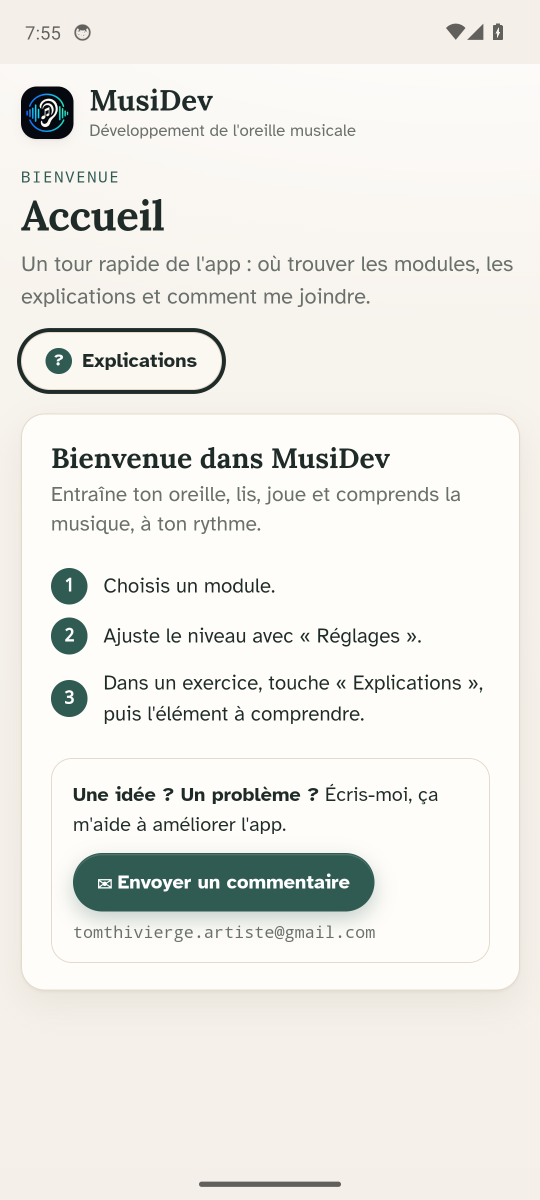
#> input picture 01-accueil.png, 1080 x 2400 px (shown at 1/2 size)
$ python an.py ../01-accueil.png
#> lines starting #> are read from the running program, lines starting #| are printed output that depends on the picture; after the words box and inside, x2 and y2 are one past the last pixel; in counts of white or black regions, pixels touching at a corner belong together
import numpy as np, sys
from PIL import Image
from scipy import ndimage as nd
def load(p):
#> called with p = '../01-accueil.png'
    return np.asarray(Image.open(p).convert('RGB')).astype(int)
def diagrams(a):
    dark=a.max(2)<110
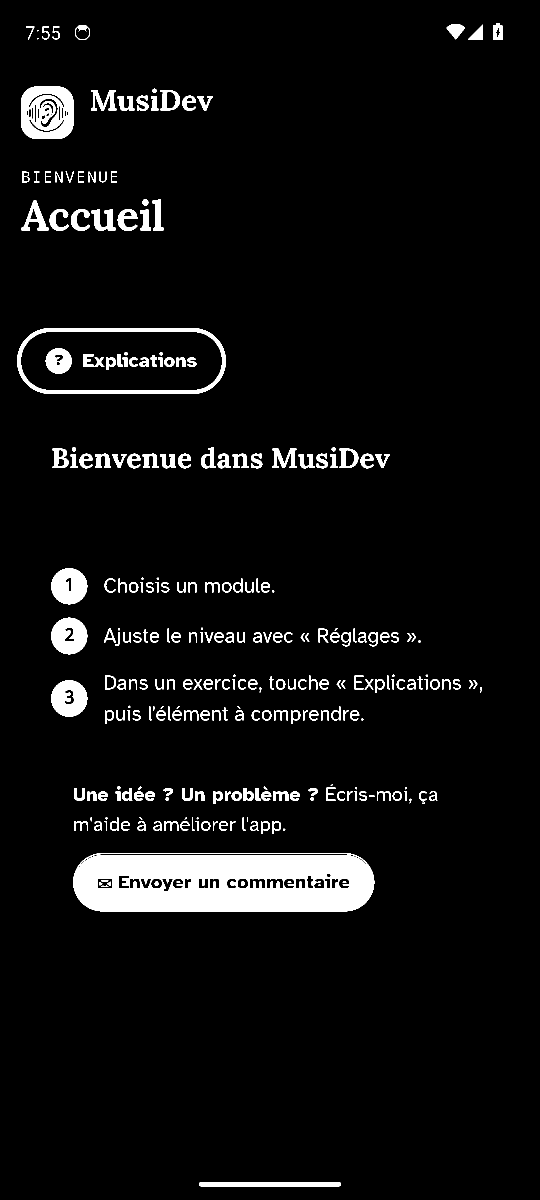
#> dark: shape (2400, 1080) bool (shown at 1/2 size); 5.4% white; 275 white regions (31 under 20 px), largest, box (x1, y1, x2, y2) and area: (146, 1706, 749, 1823) 59770, (42, 173, 147, 278) 8265, (34, 656, 452, 788) 7540
    H,W=dark.shape
#> H = 2400; W = 1080
    col=dark.sum(0)
#> col = 1080 values, max 420 at index 128, min 0 at index 0, mean 130.2
    # vertical lines: columns with long dark runs
    cand=[x for x in range(W) if col[x]>0.55*H]
#> cand = []
    groups=[]
    for x in cand:
        if groups and x-groups[-1][-1]<=3: groups[-1].append(x)
        else: groups.append([x])
#> this loop made 0 passes
#> after the loop, groups = []
    out=[]
    for g in groups:
        vx=sum(g)/len(g)
        # horizontal line: row with longest dark run crossing vx
        best=None
        for y in range(H):
            if not dark[y,int(vx)]: continue
            l=int(vx);r=int(vx)
            while l>0 and dark[y,l-1]: l-=1
            while r<W-1 and dark[y,r+1]: r+=1
            if best is None or r-l>best[0]: best=(r-l,y,l,r)
        out.append(dict(vx=vx,hy=best[1],hl=best[2],hr=best[3]))
#> after the loop, out = []
    return out
def comps(a,d,x0,x1):
    dark=a.max(2)<110
    sub=~dark.copy(); sub[:, :max(0,int(x0))]=False; sub[:, int(x1):]=False
    lab,n=nd.label(sub)
    res=[]
    for i in range(1,n+1):
        m=lab==i; ys,xs=np.nonzero(m); N=len(xs)
        if N<20 or N>20000: continue
        px=a[m]
        blue=((px[:,2]>180)&(px[:,0]<90)).mean(); red=((px[:,0]>180)&(px[:,2]<90)).mean()
        res.append(dict(cx=xs.mean()-d['vx'],cy=ys.mean()-d['hy'],n=N,blue=blue,red=red,bb=(xs.min()-d['vx'],ys.min()-d['hy'],xs.max()-d['vx'],ys.max()-d['hy']),lab=i))
    return res,lab
if __name__=='__main__':
    a=load(sys.argv[1]); ds=diagrams(a); print(ds)
#> after `ds = diagrams(a)`: ds = []
    for k,d in enumerate(ds):
        x0=0 if k==0 else (ds[k-1]['vx']+d['vx'])/2+40
        x1=a.shape[1] if k==len(ds)-1 else (d['vx']+ds[k+1]['vx'])/2+40
        for c in comps(a,d,x0,x1)[0]: print(k,round(c['cx']),round(c['cy']),c['n'],round(c['blue'],2),round(c['red'],2),[round(v) for v in c['bb']])

$ run again, on 03-boite-a-rythmes.png
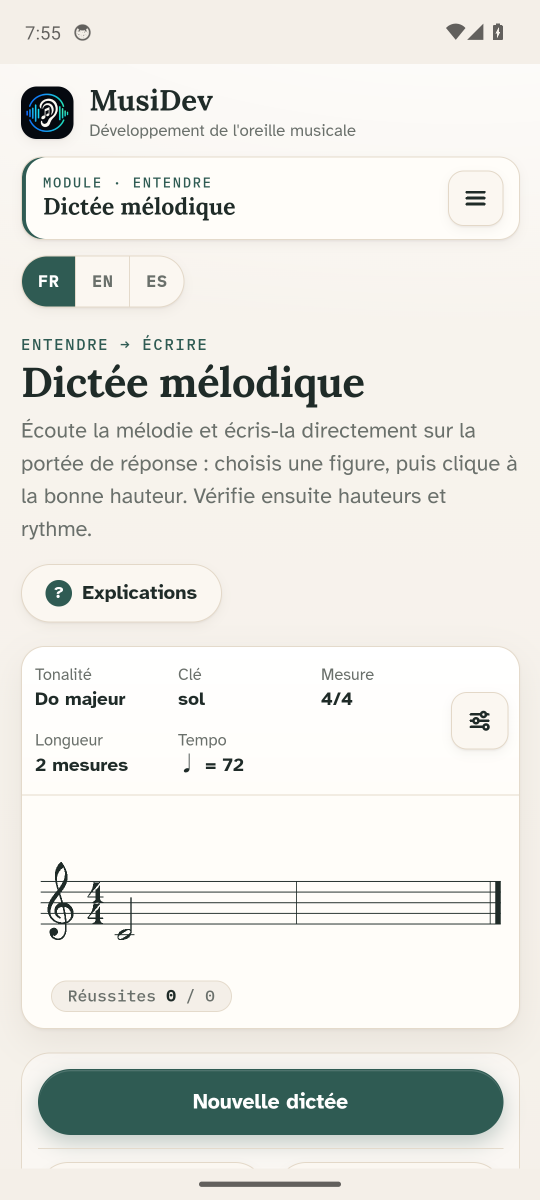
#> input picture 03-boite-a-rythmes.png, 1080 x 2400 px (shown at 1/2 size)
#> in diagrams, `dark=a.max(2)<110`:
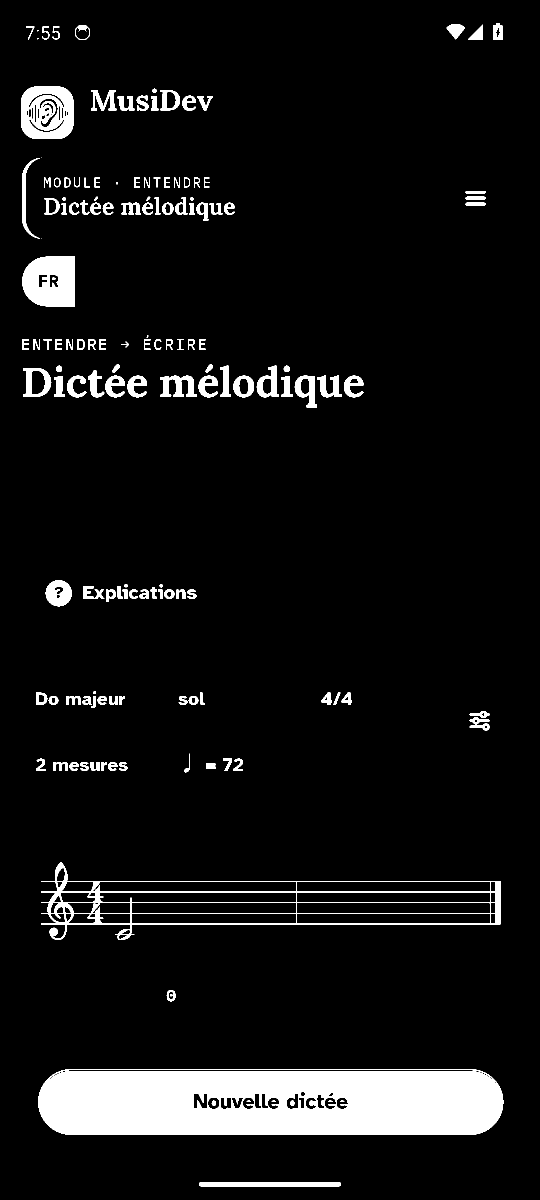
#> dark: shape (2400, 1080) bool (shown at 1/2 size); 7.2% white; 152 white regions (6 under 20 px), largest, box (x1, y1, x2, y2) and area: (76, 2138, 1007, 2270) 112277, (82, 1724, 1002, 1880) 12904, (44, 513, 150, 613) 8857
#> col = 1080 values, max 532 at index 113, min 0 at index 0, mean 173.8
#> cand = []

$ run again, on 04-accordeur.png
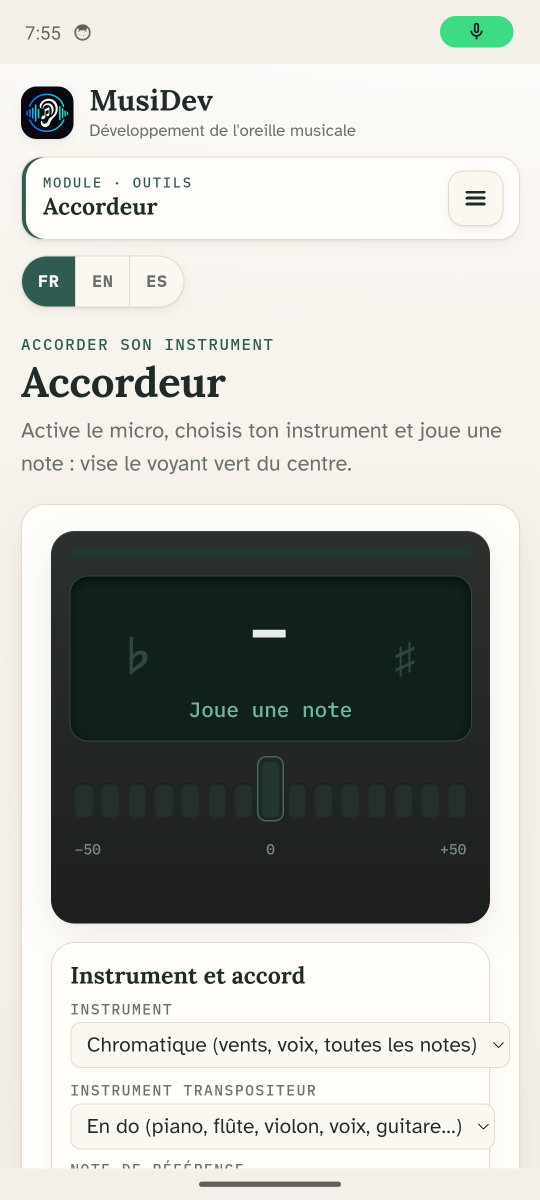
#> input picture 04-accordeur.png, 1080 x 2400 px (shown at 1/2 size)
#> in diagrams, `dark=a.max(2)<110`:
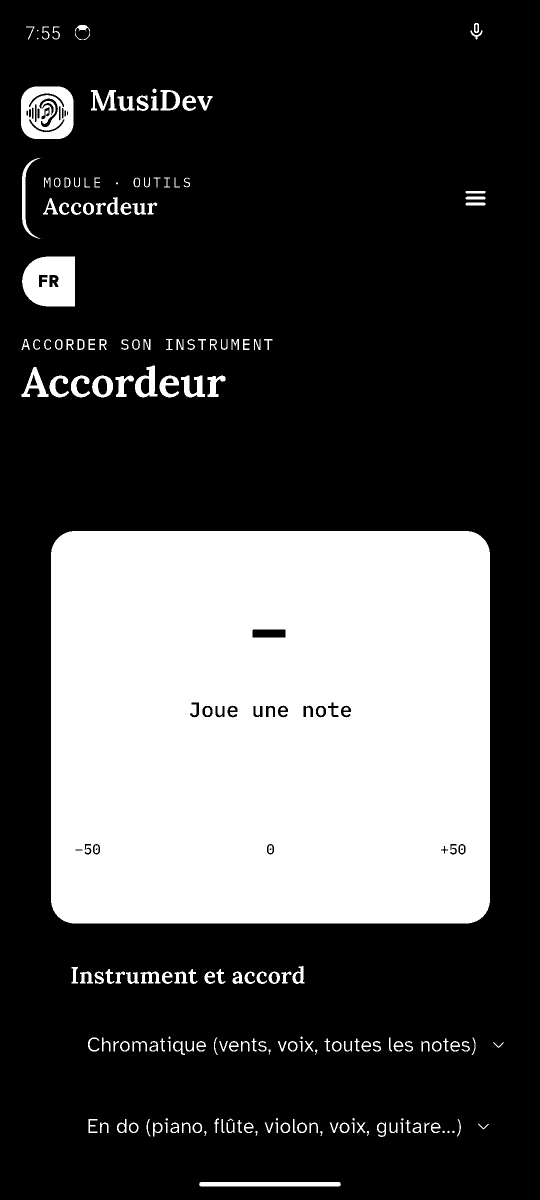
#> dark: shape (2400, 1080) bool (shown at 1/2 size); 28.5% white; 192 white regions (14 under 20 px), largest, box (x1, y1, x2, y2) and area: (102, 1062, 980, 1847) 682142, (44, 513, 150, 613) 8857, (42, 173, 147, 278) 8265
#> col = 1080 values, max 1028 at index 133, min 0 at index 0, mean 684.5
#> cand = []

$ run again, on 05-vocalises.png
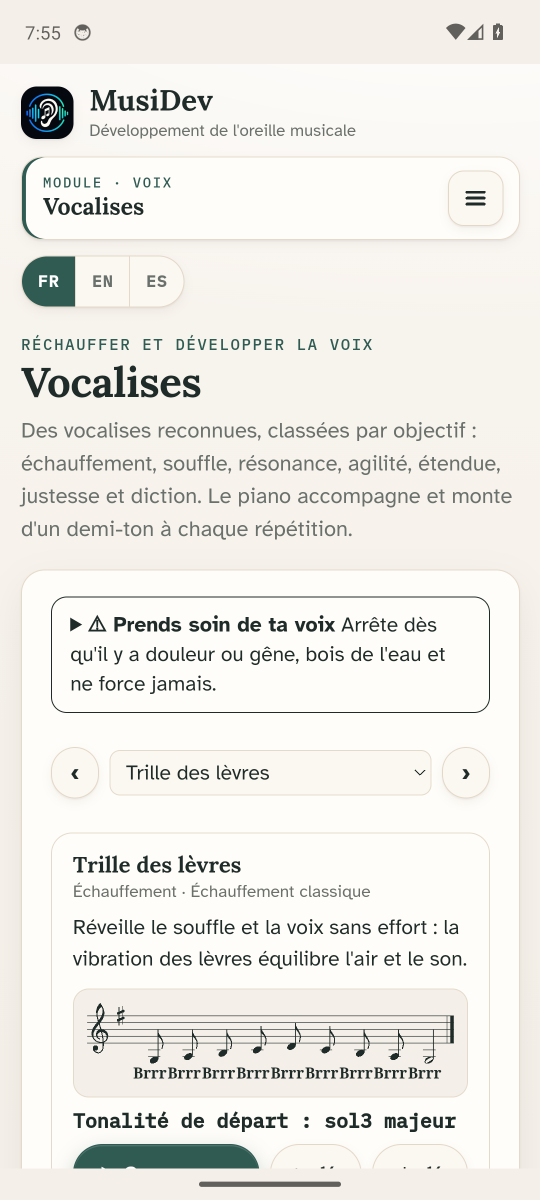
#> input picture 05-vocalises.png, 1080 x 2400 px (shown at 1/2 size)
#> in diagrams, `dark=a.max(2)<110`:
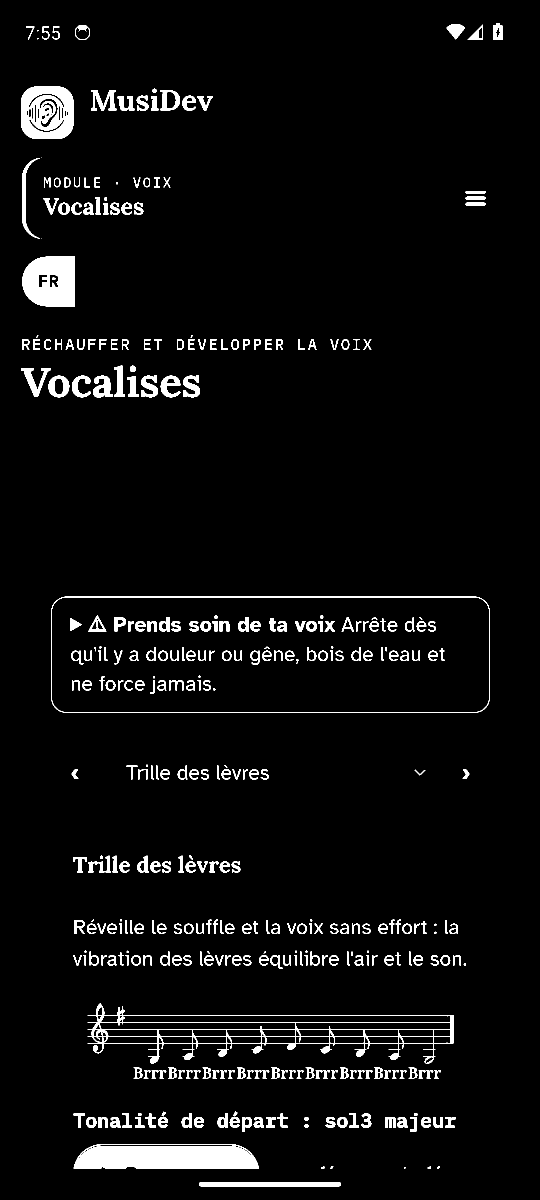
#> dark: shape (2400, 1080) bool (shown at 1/2 size); 4.3% white; 376 white regions (32 under 20 px), largest, box (x1, y1, x2, y2) and area: (147, 2288, 518, 2337) 15969, (44, 513, 150, 613) 8857, (42, 173, 147, 278) 8265
#> col = 1080 values, max 376 at index 102, min 0 at index 0, mean 104.3
#> cand = []
